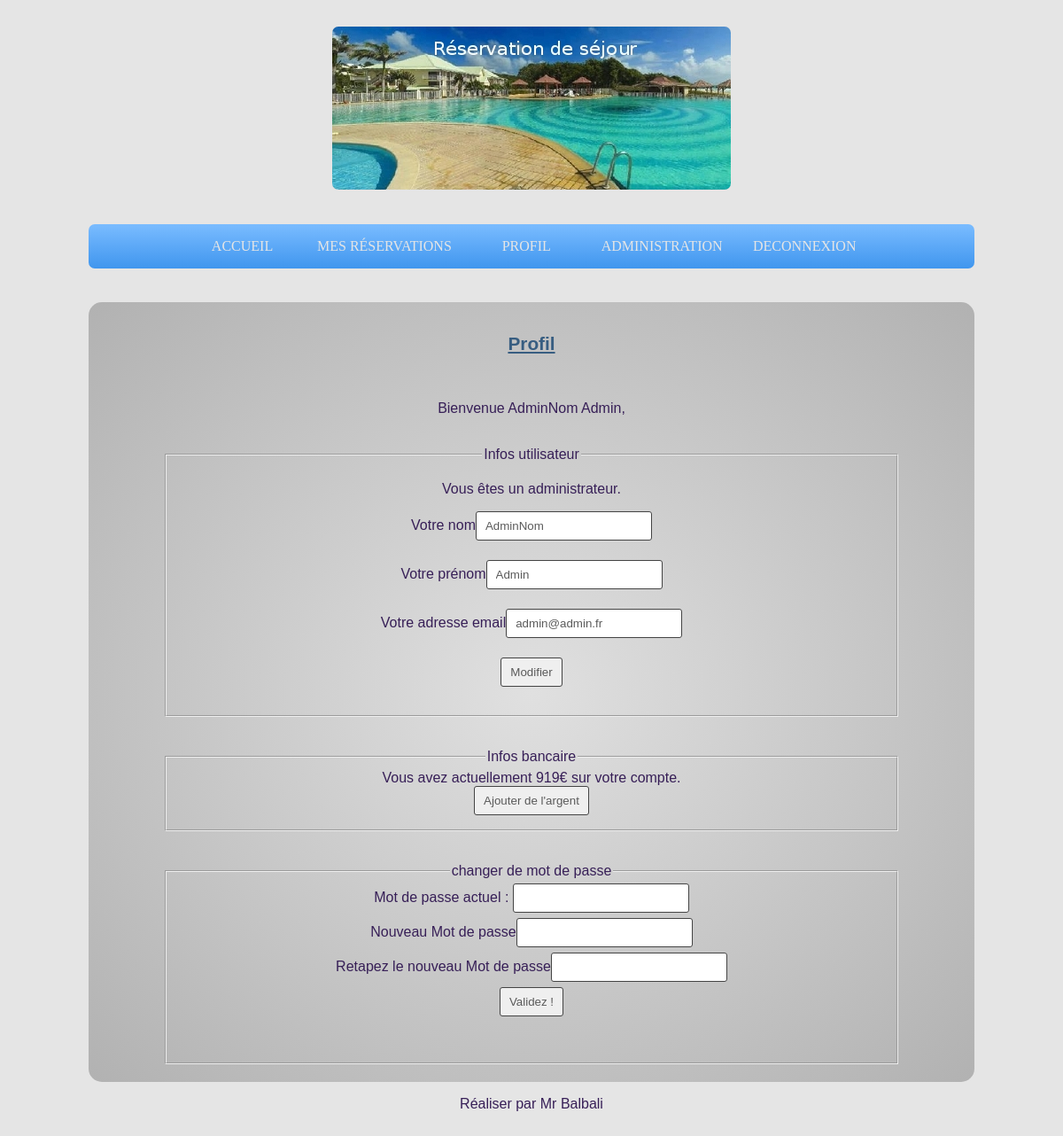
Screenshot of /profil.php (signed in) with the database file from the repository.
### tables this page shows
CREATE TABLE IF NOT EXISTS `user` (
  `id_user` int(11) NOT NULL AUTO_INCREMENT,
  `nom_user` varchar(255) NOT NULL,
  `prenom_user` varchar(255) NOT NULL,
  `date_user` timestamp NOT NULL DEFAULT CURRENT_TIMESTAMP,
  `email_user` varchar(255) NOT NULL,
  `mdp_user` varchar(255) NOT NULL,
  `rang_user` tinyint(1) NOT NULL DEFAULT '0',
  `argent_user` double NOT NULL DEFAULT '0',
  PRIMARY KEY (`id_user`)
);

### class/sql.php (called while the page is built, shortened)
<?php
abstract class sql {
    function __construct() {
        try {
            $this->dbh = new PDO('mysql:host=localhost;dbname=ppe2', 'root', '');
        } catch (PDOException $e) {
            echo 'Connexion échouée : ' . $e->getMessage();
        }
    }
}

### class/info_user.php (called while the page is built, shortened)
<?php
include_once 'class/sql.php';
class info_user extends sql {
	private $nom;
	private $mdp;
	function __construct($nom, $mdp) {
		$this->nom = $nom;
		$this->mdp = $mdp;
	}
	public function req_id() {
		$req = $this->dbh->query('SELECT id_user FROM user WHERE email_user = "'.$this->nom.'" AND mdp_user = "'.$this->mdp.'"') or die(print_r($this->dbh->errorInfo()));
	}
}
?>

### class/requiert.php (called while the page is built, shortened)
<?php
include_once 'sql.php';
class requiert extends sql {
	public function acces() {
		include_once 'class/info_user.php';
		$info = new info_user($_SESSION['email'], $_SESSION['mdp']);
		$info->req_id();
	}
}
?>

### class/infos_user.php (called while the page is built, shortened)
<?php
include_once 'class/sql.php';
class infos_user extends sql {
	private $id;
	private $data;
	function __construct($id) {
		$this->id = $id;
	}
	public function req_data() {
		$req = $this->dbh->query('SELECT * FROM user WHERE id_user = "'.$this->id.'"')
		or die(print_r($this->dbh->errorInfo()));
		$this->data = $req->fetch();
	}
	public function get_data() {
		return $this->data;
	}
}
?>

### profil.php (the view, shortened to what this page needs)
<?php
include 'class/requiert.php';
$authentification = new requiert();
$authentification->acces();
include_once 'class/infos_user.php';
$infos = new infos_user($_SESSION['id']);
$infos->req_data();
$infos = $infos->get_data();
include_once 'header.php';
?>
<h2>Profil</h2><br />
	<?php echo "<p>Bienvenue " . $_SESSION['user']." ". $_SESSION['prenom'].",</p><br>";?>
<fieldset>
	<legend>Infos utilisateur</legend>
	<?php
	if($infos['rang_user'] == 1) {
		echo '<p>Vous êtes un administrateur.</p>';
	}
	?>
	<form method="POST">
		<p><label>Votre nom</label><input type="text" name="nom" value="<?php echo $infos['nom_user']; ?>"/></p>
		<p><label>Votre prénom</label><input type="text" name="prenom" value="<?php echo $infos['prenom_user']; ?>"/></p>
		<p><label>Votre adresse email</label><input type="text" name="email" value="<?php echo $infos['email_user']; ?>"/></p>
		<p><input type="submit" name="up" value="Modifier"/></p>
	</form>
</fieldset>
<br><br>
<fieldset>
	<legend>Infos bancaire</legend>
<?php
	echo "Vous avez actuellement ".$infos['argent_user']."€ sur votre compte.";
?><br>
<input type="button" value="Ajouter de l'argent"onclick="location.href='argent.php';">
</fieldset>
<br><br>
<fieldset><legend>changer de mot de passe</legend>
<form name="form" method="POST">
            <label> Mot de passe actuel : </label><input name="mdp" type="password" /> <br />
            <label> Nouveau Mot de passe</label><input name="newmdp" type="password" /><br />
	    <label> Retapez le nouveau Mot de passe</label><input name="newmdp1" type="password" /><br />
            <input type="submit" name="change" value="Validez !" />
        </form><br><br><?php
include_once 'footer.php';
?>

### css.css (style rules this page uses)
html, body { margin: auto; padding: auto; background: #e5e5e5; padding-bottom:20px; }
body { font-family: Verdana, sans-serif; font-size: 100%; padding-top: 15px; width: 1000px; }
fieldset { width:80%; margin-left:auto; margin-right:auto; }
h2 { font-size: 130%; color: #375D81; text-align: center; text-decoration : underline; }
input { padding: 8px 10px; color: #5a5a5a; margin-bottom : 6px; border: 1px solid #444; border-radius: 3px; -webkit-transition: all 0.7s; -moz-transition: all 0.7s; transition: all 0.7s; }

### rows the page displays
user: nom "AdminNom", prenom "Admin", email "admin@admin.fr", argent_user "919"

### other values shown
$_SESSION['user'] "AdminNom"
$_SESSION['prenom'] "Admin"
